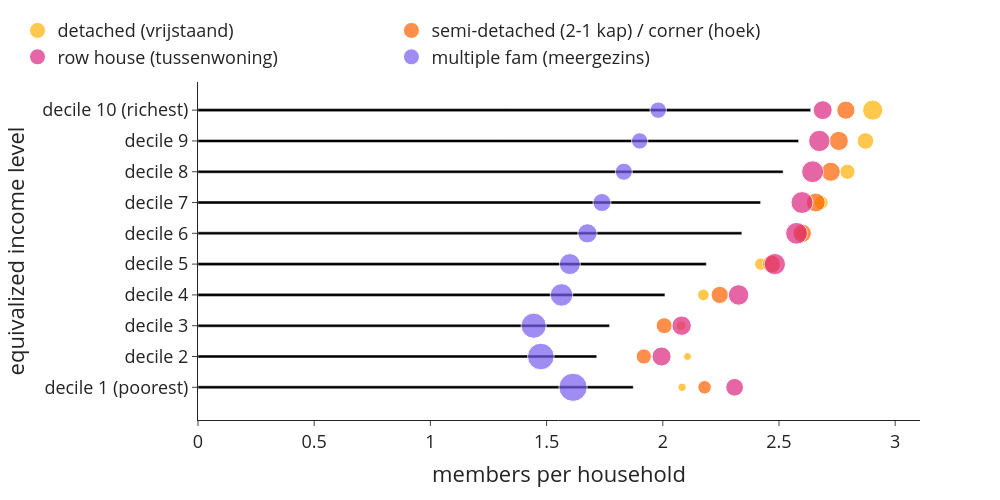

Notebook source saved alongside this figure:
### Code cell
bubblechart(use['n_hhdmem'+year], use['n_hhd'], use['n_hhd'], 0, 1, 'members per household', 'equivalized income level','cap_per_hhd_inc_type')

### Figure 1 — Plotly figure (JSON) as saved in the notebook; plotly's stock layout.template omitted (floating-point values rounded to 4 significant figures)
{"data": [{"alignmentgroup": "True", "hovertemplate": "members per household=%{x}<br>equivalized income level=%{y}<extra></extra>", "legendgroup": "", "marker": {"color": "#000000", "pattern": {"shape": ""}}, "name": "", "offsetgroup": "", "orientation": "h", "showlegend": false, "textposition": "auto", "type": "bar", "x": [1.873, 1.716, 1.771, 2.009, 2.187, 2.34, 2.421, 2.518, 2.585, 2.636], "xaxis": "x", "y": ["decile 1 (poorest)", "decile 2", "decile 3", "decile 4", "decile 5", "decile 6", "decile 7", "decile 8", "decile 9", "decile 10 (richest)"], "yaxis": "y"}, {"legendrank": 0, "marker": {"color": "#ffb000", "size": [36355, 30840, 51695, 73830, 81810, 94870, 107370, 124655, 148020, 218310], "sizemin": 4, "sizemode": "area", "sizeref": 1079.0}, "mode": "markers", "name": "detached (vrijstaand)", "showlegend": true, "type": "scatter", "x": [2.083, 2.106, 2.079, 2.175, 2.422, 2.598, 2.681, 2.795, 2.872, 2.903], "y": ["decile 1 (poorest)", "decile 2", "decile 3", "decile 4", "decile 5", "decile 6", "decile 7", "decile 8", "decile 9", "decile 10 (richest)"]}, {"legendrank": 1, "marker": {"color": "#fe6100", "size": [99175, 125630, 138465, 161155, 172830, 185810, 193630, 196775, 197530, 178785], "sizemin": 4, "sizemode": "area", "sizeref": 1079.0}, "mode": "markers", "name": "semi-detached (2-1 kap) / corner (hoek)", "showlegend": true, "type": "scatter", "x": [2.18, 1.918, 2.006, 2.245, 2.468, 2.6, 2.658, 2.723, 2.757, 2.788], "y": ["decile 1 (poorest)", "decile 2", "decile 3", "decile 4", "decile 5", "decile 6", "decile 7", "decile 8", "decile 9", "decile 10 (richest)"]}, {"legendrank": 2, "marker": {"color": "#dc267f", "size": [169390, 196865, 203980, 227110, 244090, 255915, 259785, 258160, 246770, 194175], "sizemin": 4, "sizemode": "area", "sizeref": 1079.0}, "mode": "markers", "name": "row house (tussenwoning)", "showlegend": true, "type": "scatter", "x": [2.309, 1.995, 2.081, 2.326, 2.482, 2.576, 2.599, 2.645, 2.674, 2.688], "y": ["decile 1 (poorest)", "decile 2", "decile 3", "decile 4", "decile 5", "decile 6", "decile 7", "decile 8", "decile 9", "decile 10 (richest)"]}, {"legendrank": 3, "marker": {"color": "#785ef0", "size": [431690, 383500, 342270, 274595, 237750, 200040, 175930, 157110, 144275, 145370], "sizemin": 4, "sizemode": "area", "sizeref": 1079.0}, "mode": "markers", "name": "multiple fam (meergezins)", "showlegend": true, "type": "scatter", "x": [1.614, 1.475, 1.444, 1.564, 1.6, 1.676, 1.738, 1.832, 1.901, 1.98], "y": ["decile 1 (poorest)", "decile 2", "decile 3", "decile 4", "decile 5", "decile 6", "decile 7", "decile 8", "decile 9", "decile 10 (richest)"]}], "layout": {"bargap": 0.9, "barmode": "relative", "font": {"size": 18}, "height": 500, "legend": {"orientation": "h", "tracegroupgap": 0, "x": -0.25, "xanchor": "left", "y": 1.02, "yanchor": "bottom"}, "margin": {"t": 60}, "width": 1000, "xaxis": {"anchor": "y", "domain": [0, 1], "title": {"text": "members per household"}}, "yaxis": {"anchor": "x", "domain": [0, 1], "title": {"text": "equivalized income level"}}}}
